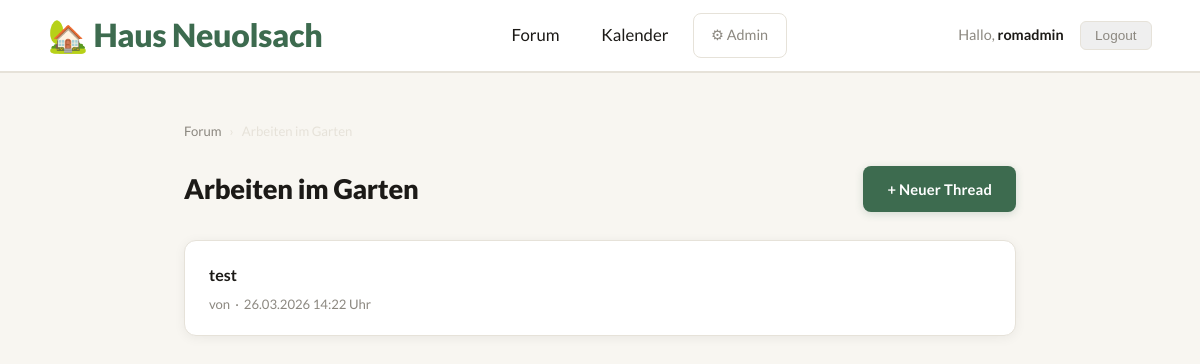
Page /category/2/ (signed in) on the committed database.
### forum/models.py (models this page shows, shortened)
class Category(models.Model):
    name = models.CharField(max_length=100)
    description = models.TextField(blank=True)
    class Meta:
        verbose_name_plural = 'Categories'

class Thread(models.Model):
    category = models.ForeignKey(Category, on_delete=models.CASCADE, related_name='threads')
    title = models.CharField(max_length=200)
    author = models.ForeignKey(User, on_delete=models.CASCADE)
    created_at = models.DateTimeField(auto_now_add=True)

### forum/views.py (the view)
# urls.py: path('category/<int:category_id>/', views.thread_list, name='thread_list'),
@login_required
def thread_list(request, category_id):
    if not is_approved(request.user):
        return render(request, 'forum/not_approved.html')
    category = get_object_or_404(Category, id=category_id)
    threads = category.threads.order_by('-created_at')
    return render(request, 'forum/thread_list.html', {'category': category, 'threads': threads})

### forum/views.py (called while the page is built)
def is_approved(user):
    if user.is_staff or user.is_superuser:
        return True
    try:
        return user.profile.is_approved
    except Profile.DoesNotExist:
        return False

### forum/templates/forum/thread_list.html (shortened to what this page needs)
{% extends "base.html" %}
{% block content %}
<div class="breadcrumb">
    <a href="{% url 'forum:home' %}">Forum</a>
    <span>›</span>
    <span>{{ category.name }}</span>
</div>
<div class="page-header">
    <h1>{{ category.name }}</h1>
    <a href="{% url 'forum:thread_create' category.id %}" class="btn btn-primary">+ Neuer Thread</a>
</div>
{% for thread in threads %}
    <div class="card">
        <h3><a href="{% url 'forum:thread_detail' thread.id %}">{{ thread.title }}</a></h3>
        <p class="meta">von {{ thread.author.profile.display_name }} &nbsp;·&nbsp; {{ thread.created_at|date:"d.m.Y H:i" }} Uhr</p>
    </div>
{% empty %}
    <div class="empty">Noch keine Threads. Sei der Erste!</div>
{% endfor %}
{% endblock %}

### templates/base.html (shortened to what this page needs)
{% load static %}
<!DOCTYPE html>
<html lang="de">
<head>
    <link rel="stylesheet" href="{% static 'css/style.css' %}">
</head>
<body>
<nav>
    <a class="brand" href="{% url 'forum:home' %}">🏡 Haus Neuolsach</a>
    <div class="nav-links">
        <a href="{% url 'forum:home' %}">Forum</a>
        <a href="{% url 'calendar_app:home' %}">Kalender</a>
        {% if user.is_staff %}
            <a href="/admin/" class="admin-link">⚙ Admin</a>
        {% endif %}
    </div>
    <div class="nav-right">
        {% if user.is_authenticated %}
            <span class="nav-user">Hallo, <strong>{% if request.user.profile.first_name %}
        {{ request.user.profile.first_name }}
    {% else %}
        {{ request.user.username }}
    {% endif %}</strong></span>
            <form method="post" action="{% url 'logout' %}" style="display:inline">
                <button type="submit" class="logout-btn">Logout</button>
            </form>
        {% endif %}
    </div>
</nav>
<div class="container">
    {% block content %}{% endblock %}
</div>
</body>
</html>

### static/css/style.css (style rules this page uses)
:root { --bg: #f8f6f1; --bg2: #ffffff; --bg3: #f0ede6; --border: #e6e2d9; --text: #1c1a17; --muted: #8c8880; --accent: #3d6b4f; --accent2: #4e8464; --accent-light:#eaf2ed; --danger: #b94040; --success: #3d6b4f; --radius: 12px; --shadow: 0 2px 12px rgba(0,0,0,0.06); --shadow-lg: 0 8px 32px rgba(61,107,79,0.1); }
*, *::before, *::after { box-sizing: border-box; margin: 0; padding: 0; }
body { background: var(--bg); color: var(--text); font-family: 'Lato', sans-serif; font-weight: 400; line-height: 1.7; min-height: 100vh; }
nav { background: var(--bg2); border-bottom: 1px solid var(--border); padding: 0 3rem; display: flex; align-items: center; justify-content: space-between; height: 72px; position: sticky; top: 0; z-index: 100; box-shadow: 0 1px 0 var(--border); }
nav .brand { font-family: 'Lato', sans-serif; font-size: 2rem; font-weight: 900; color: var(--accent); text-decoration: none; letter-spacing: -0.01em; }
nav .nav-links { display: flex; gap: 0.4rem; align-items: center; }
nav .nav-links a { color: var(--text); text-decoration: none; font-size: 1.05rem; font-weight: 500; padding: 0.55rem 1.1rem; border-radius: 8px; transition: all 0.2s; }
nav .nav-links a.admin-link { font-size: 0.9rem; color: var(--muted); border: 1px solid var(--border); }
nav .nav-right { display: flex; align-items: center; gap: 1rem; font-size: 0.9rem; }
nav .nav-user { color: var(--muted); }
nav .nav-user strong { color: var(--text); font-weight: 700; }
nav .logout-btn { color: var(--muted); text-decoration: none; font-size: 0.85rem; padding: 0.35rem 0.9rem; border: 1px solid var(--border); border-radius: 6px; transition: all 0.2s; }
.container { max-width: 880px; margin: 0 auto; padding: 3rem 1.5rem; animation: fadeIn 0.3s ease; }
h1 { font-family: 'Lato', sans-serif; font-size: 1.7rem; font-weight: 900; color: var(--text); margin-bottom: 1.5rem; letter-spacing: -0.01em; line-height: 1.2; }
h3 { font-size: 1rem; font-weight: 700; }
.card { background: var(--bg2); border: 1px solid var(--border); border-radius: var(--radius); padding: 1.25rem 1.5rem; margin-bottom: 0.6rem; transition: all 0.2s; box-shadow: var(--shadow); }
.card a { color: var(--text); text-decoration: none; font-weight: 700; font-size: 1rem; }
.card .meta { font-size: 0.82rem; color: var(--muted); margin-top: 0.3rem; }
.btn { display: inline-block; padding: 0.65rem 1.5rem; border-radius: 8px; font-family: 'Lato', sans-serif; font-size: 0.92rem; font-weight: 700; cursor: pointer; border: none; text-decoration: none; transition: all 0.2s; letter-spacing: 0.01em; }
.btn-primary { background: var(--accent); color: #fff; box-shadow: 0 2px 8px rgba(61,107,79,0.2); }
.breadcrumb { font-size: 0.82rem; color: var(--muted); margin-bottom: 1.5rem; display: flex; gap: 0.5rem; align-items: center; }
.breadcrumb a { color: var(--muted); text-decoration: none; transition: color 0.2s; }
.breadcrumb span { color: var(--border); }
.page-header { display: flex; justify-content: space-between; align-items: center; margin-bottom: 1.75rem; }
.page-header h1 { margin-bottom: 0; }

### rows in the picture
Category: name "Arbeiten im Garten"
Thread: title "test", created_at "26.03.2026 14:22"

### other values in the picture
{{ request.user.username }} "romadmin"
